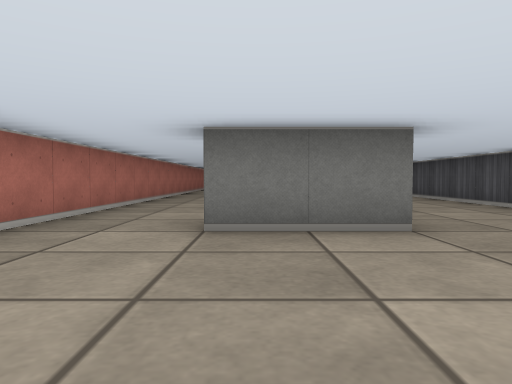
view 1 (above)

17 first-person views from a walk through a cub3D maze. The camera is about half as high as the walls, tilts 2° down and sees 70° across. The floor is counted in squares. Each view is taken from the middle of a square. On the plan, view 1 faces up. The plan holds only what a view shows up to about 9 squares ahead; the rest is blank.

view 2
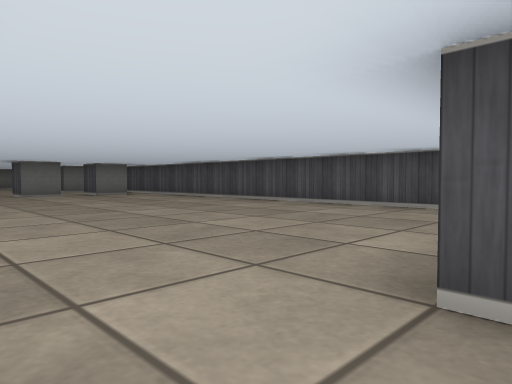

view 3
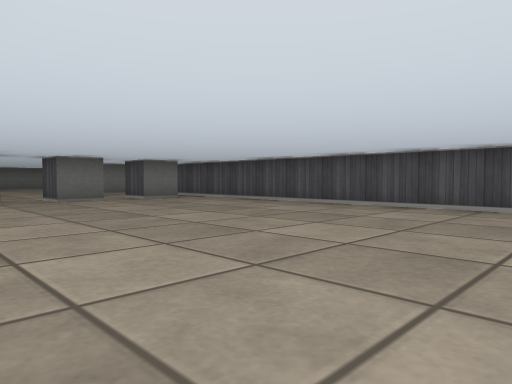

view 4
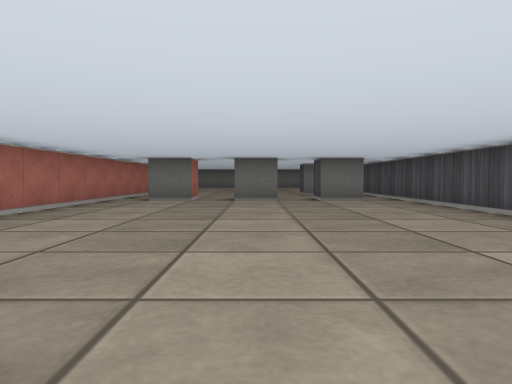

view 5
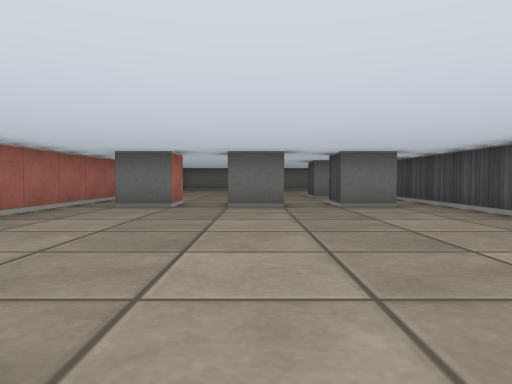

view 6
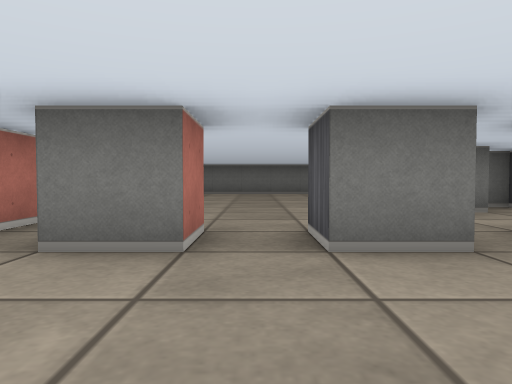

view 7
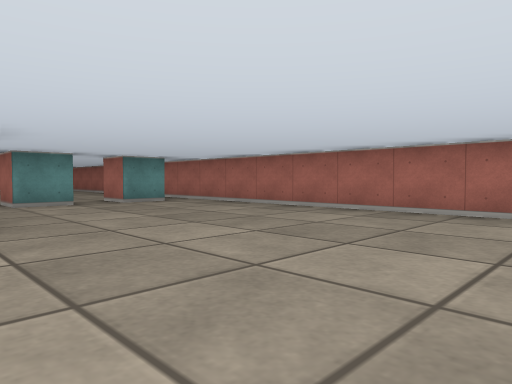

view 8
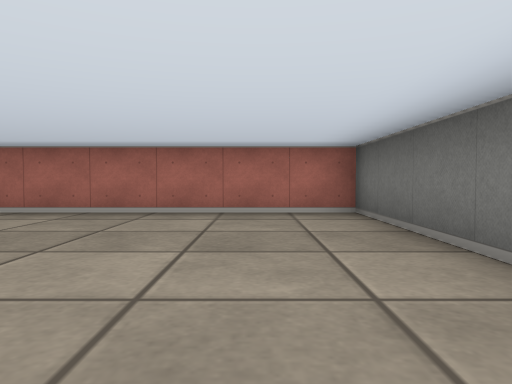

view 9
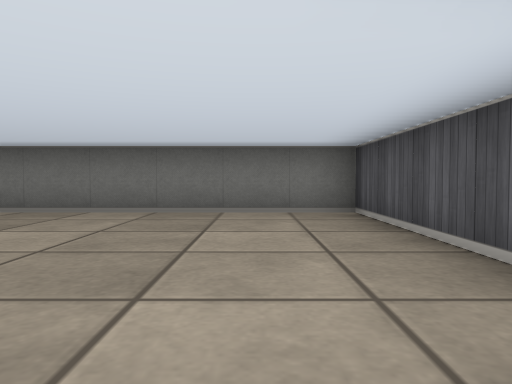

view 10
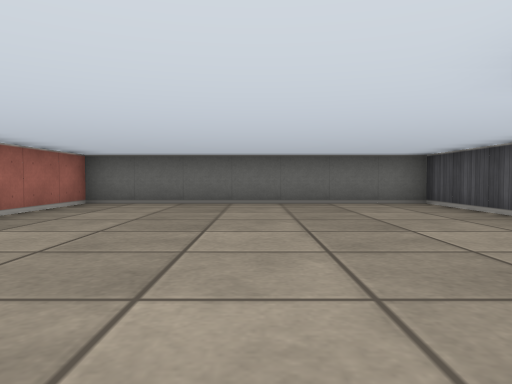

view 11
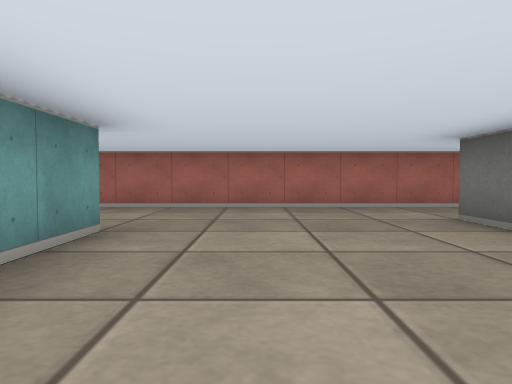

view 12
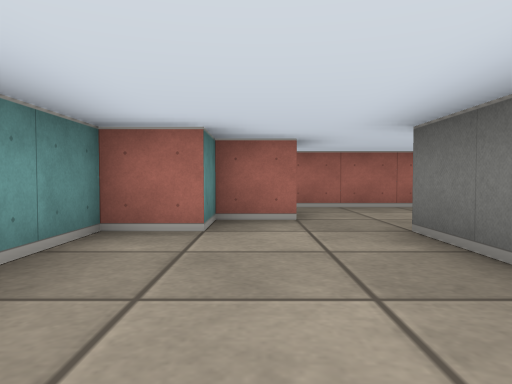

view 13
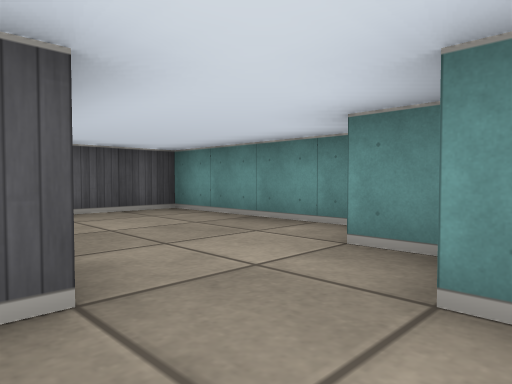

view 14
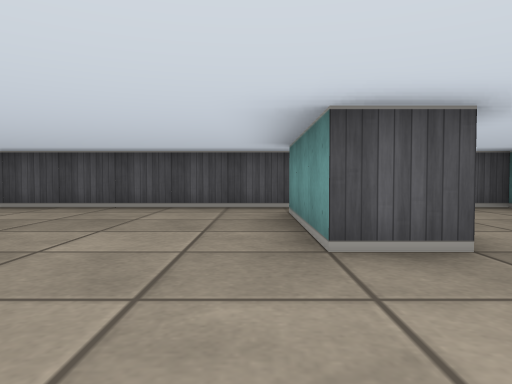

view 15
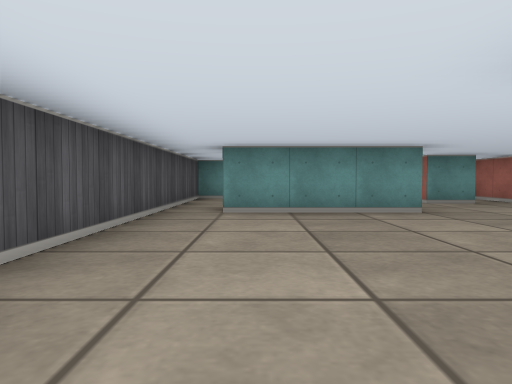

view 16
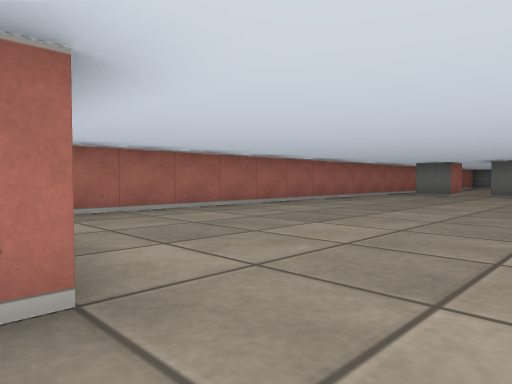

view 17
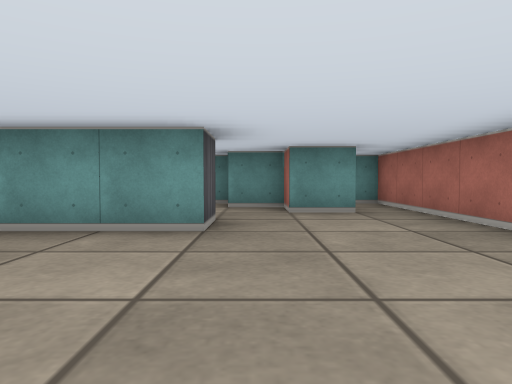

### Floor plan
Ten units are one square. View 1 is at (0, 0); x grows to the right and y downward. Boxes are objects, and circles mark ways between rooms. Rooms are numbered by the first view taken in them; rooms with no view inside come last. Other rooms are left out.
<svg viewBox="-30 -260 80 310">
<path fill="none" stroke="#000" d="M5 -155 5 -165 15 -165 15 -155 5 -155M36 -155 25 -155 25 -165M-15 -165 -5 -165 -5 -155 -15 -155M45 -61 45 -195 41 -195M16 -35 -5 -35M45 -221 45 -255 -25 -255 -25 45 -20 45M5 15 5 5 35 5M45 15 45 -46M-16 25 -5 25M-5 35 5 35M19 15 5 15M5 35 5 45 45 45 45 15M-5 25 -5 35"/>
<circle cx="0" cy="20" r="3" fill="#2a7"/>
<circle cx="40" cy="10" r="3" fill="#2a7"/>
<text x="10" y="-120">1</text>
<text x="20" y="30">2</text>
</svg>
Room 1 opens to room 2.

Where each view was taken, in squares from view 1:
view 1: 0 up, 0 right, facing up
view 2: 4 up, 2 left, facing up-right
view 3: 7 up, 2 left, facing up-right
view 4: 7 up, 1 right, facing up
view 5: 9 up, 1 right, facing up
view 6: 13 up, 0 right, facing up
view 7: 24 up, 3 right, facing down-left
view 8: 24 up, 3 right, facing left
view 9: 20 up, 3 right, facing up
view 10: 18 up, 1 right, facing up
view 11: 1 up, 4 right, facing left
view 12: 3 down, 4 right, facing left
view 13: 1 down, 1 left, facing down-right
view 14: 0 up, 2 left, facing right
view 15: 5 up, 3 right, facing down
view 16: 4 up, 3 right, facing up-left
view 17: 3 up, 0 right, facing down
